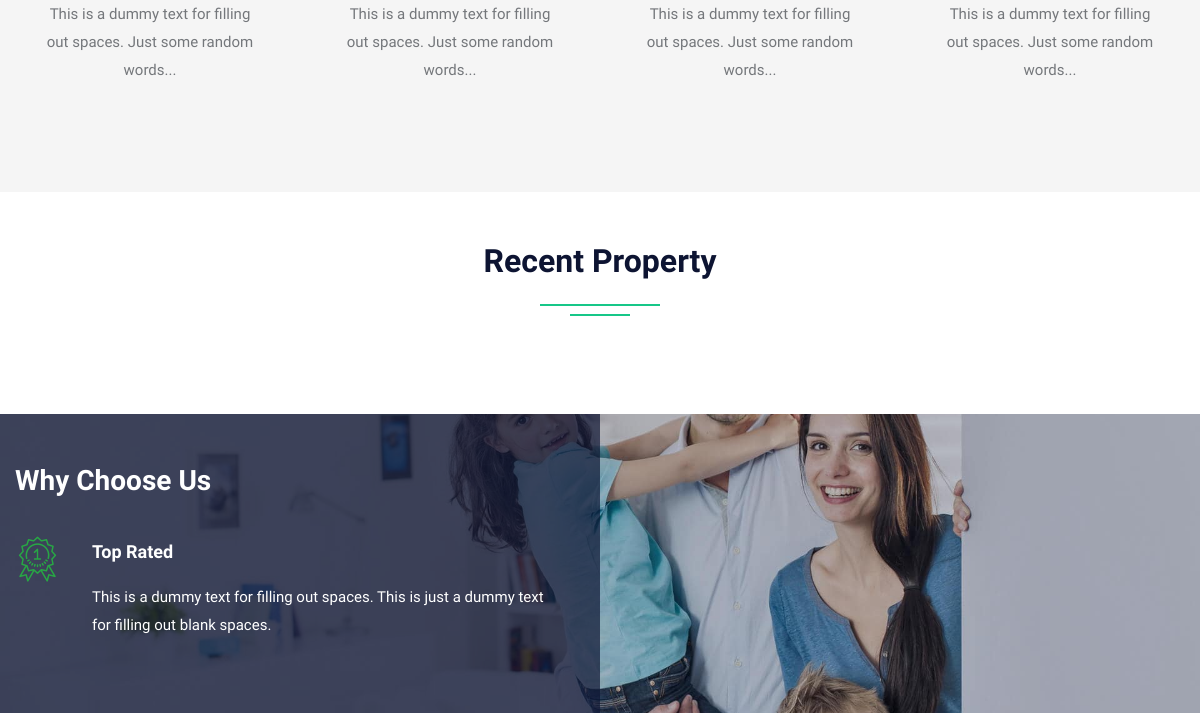
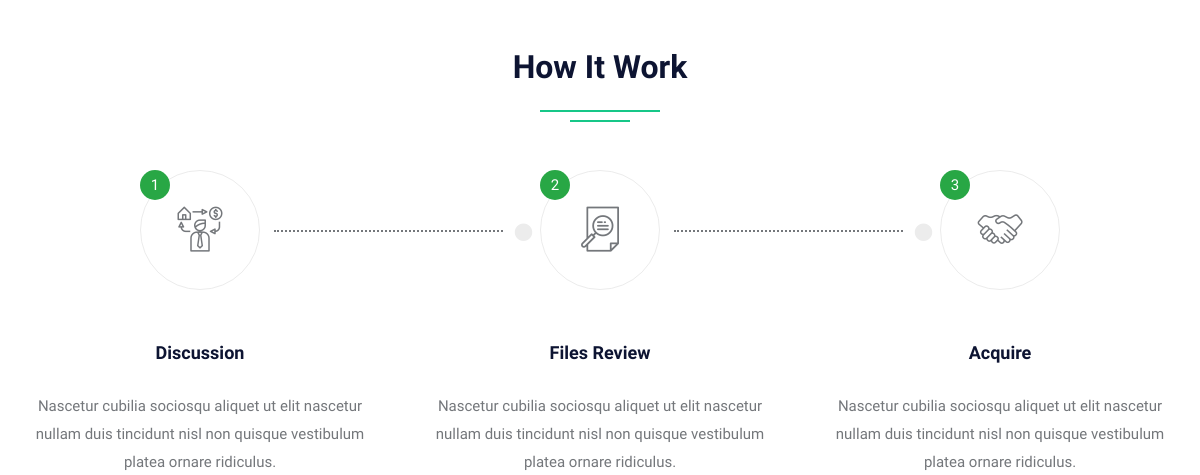
Before: / (middle part) with the older database file (2 pictures, top to bottom).
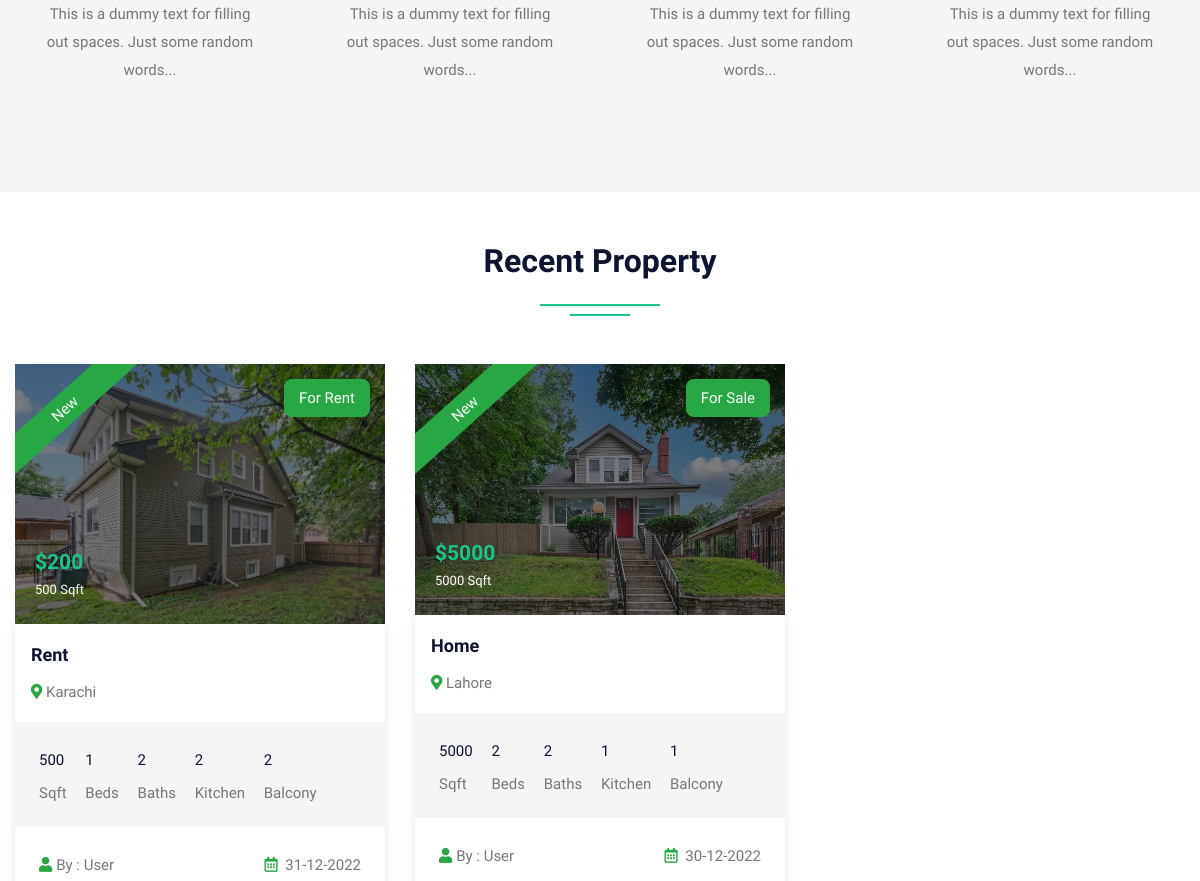
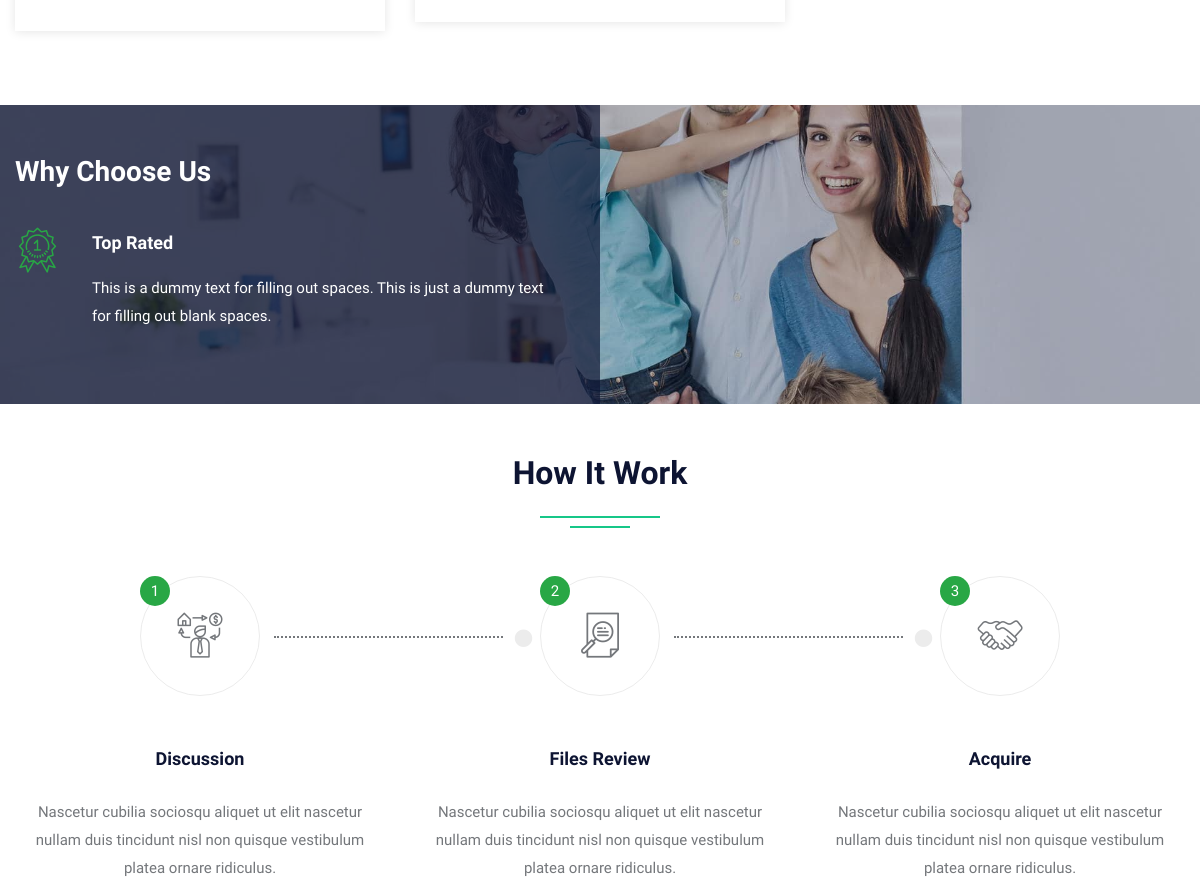
After: the same page with the newer database file (2 pictures, top to bottom).
### tables this page shows
CREATE TABLE `property` (
  `pid` int(50) NOT NULL,
  `title` varchar(200) NOT NULL,
  `pcontent` longtext NOT NULL,
  `type` varchar(100) NOT NULL,
  `bhk` varchar(50) NOT NULL,
  `stype` varchar(100) NOT NULL,
  `bedroom` int(50) NOT NULL,
  `bathroom` int(50) NOT NULL,
  `balcony` int(50) NOT NULL,
  `kitchen` int(50) NOT NULL,
  `hall` int(50) NOT NULL,
  `floor` varchar(50) NOT NULL,
  `size` int(50) NOT NULL,
  `price` int(50) NOT NULL,
  `location` varchar(200) NOT NULL,
  `city` varchar(100) NOT NULL,
  `state` varchar(100) NOT NULL,
  `feature` longtext NOT NULL,
  `pimage` varchar(300) NOT NULL,
  `pimage1` varchar(300) NOT NULL,
  `pimage2` varchar(300) NOT NULL,
  `pimage3` varchar(300) NOT NULL,
  `pimage4` varchar(300) NOT NULL,
  `uid` int(50) NOT NULL,
  `status` varchar(50) NOT NULL,
  `mapimage` varchar(300) NOT NULL,
  `topmapimage` varchar(300) NOT NULL,
  `groundmapimage` varchar(300) NOT NULL,
  `totalfloor` varchar(50) NOT NULL,
  `date` datetime NOT NULL DEFAULT current_timestamp(),
  `isFeatured` int(11) DEFAULT NULL
);

CREATE TABLE `user` (
  `uid` int(50) NOT NULL,
  `uname` varchar(100) NOT NULL,
  `uemail` varchar(100) NOT NULL,
  `uphone` varchar(20) NOT NULL,
  `upass` varchar(50) NOT NULL,
  `utype` varchar(50) NOT NULL,
  `uimage` varchar(300) NOT NULL
);

### index.php (the view, shortened to what the changed rows need)
<!DOCTYPE html>
<html lang="en">
<head>
<link rel="stylesheet" type="text/css" href="css/bootstrap.min.css">
<link rel="stylesheet" type="text/css" href="css/bootstrap-slider.css">
<link rel="stylesheet" type="text/css" href="css/jquery-ui.css">
<link rel="stylesheet" type="text/css" href="css/layerslider.css">
<link rel="stylesheet" type="text/css" href="css/color.css" id="color-change">
<link rel="stylesheet" type="text/css" href="css/owl.carousel.min.css">
<link rel="stylesheet" type="text/css" href="css/font-awesome.min.css">
<link rel="stylesheet" type="text/css" href="fonts/flaticon/flaticon.css">
<link rel="stylesheet" type="text/css" href="css/style.css">
</head>
<body>
<div id="page-wrapper">
    <div class="row">
		<?php include("include/header.php");?>
        <div class="full-row">
            <div class="container">
                <div class="row">
                    <div class="col-md-12">
                        <h2 class="text-secondary double-down-line text-center mb-4">Recent Property</h2>
                    </div>
                    <div class="col-md-12">
                        <div class="tab-content mt-4" id="pills-tabContent">
                            <div class="tab-pane fade show active" id="pills-home" role="tabpanel" aria-labelledby="pills-home">
                                <div class="row">
									<?php $query=mysqli_query($con,"SELECT property.*, user.uname,user.utype,user.uimage FROM `property`,`user` WHERE property.uid=user.uid ORDER BY date DESC LIMIT 9");
										while($row=mysqli_fetch_array($query))
										{
									?>
                                    <div class="col-md-6 col-lg-4">
                                        <div class="featured-thumb hover-zoomer mb-4">
                                            <div class="overlay-black overflow-hidden position-relative"> <img src="admin/property/<?php echo $row['18'];?>" alt="pimage">
                                                <div class="featured bg-success text-white">New</div>
                                                <div class="sale bg-success text-white text-capitalize">For <?php echo $row['5'];?></div>
                                                <div class="price text-primary"><b>$<?php echo $row['13'];?> </b><span class="text-white"><?php echo $row['12'];?> Sqft</span></div>
                                            </div>
                                            <div class="featured-thumb-data shadow-one">
                                                <div class="p-3">
                                                    <h5 class="text-secondary hover-text-success mb-2 text-capitalize"><a href="propertydetail.php?pid=<?php echo $row['0'];?>"><?php echo $row['1'];?></a></h5>
                                                    <span class="location text-capitalize"><i class="fas fa-map-marker-alt text-success"></i> <?php echo $row['14'];?></span> </div>
                                                <div class="bg-gray quantity px-4 pt-4">
                                                    <ul>
                                                        <li><span><?php echo $row['12'];?></span> Sqft</li>
                                                        <li><span><?php echo $row['6'];?></span> Beds</li>
                                                        <li><span><?php echo $row['7'];?></span> Baths</li>
                                                        <li><span><?php echo $row['9'];?></span> Kitchen</li>
                                                        <li><span><?php echo $row['8'];?></span> Balcony</li>
                                                    </ul>
                                                </div>
                                                <div class="p-4 d-inline-block w-100">
                                                    <div class="float-left text-capitalize"><i class="fas fa-user text-success mr-1"></i>By : <?php echo $row['uname'];?></div>
                                                    <div class="float-right"><i class="far fa-calendar-alt text-success mr-1"></i> <?php echo date('d-m-Y', strtotime($row['date']));?></div>
                                                </div>
                                            </div>
                                        </div>
                                    </div>
									<?php } ?>
                                </div>
                            </div>
                        </div>
                    </div>
                </div>
            </div>
        </div>
        <div class="full-row">
            <div class="container">
                <div class="row">
                    <div class="col-lg-12">
                        <h2 class="text-secondary double-down-line text-center mb-5">How It Work</h2>
                        </div>
                </div>
            </div>
        </div>
    </div>
</div>
</body>
</html>

Changed rows visible on the page:
added property: pimage (picture), stype "Rent", price "200", size "500", title "Rent", location "Karachi", bedroom "1", bathroom "2", kitchen "2", balcony "2", uid.uname "User", date "31-12-2022"
added property: pimage (picture), stype "Sale", price "5000", size "5000", title "Home", location "Lahore", bedroom "2", bathroom "2", kitchen "1", balcony "1", uid.uname "User", date "30-12-2022"
